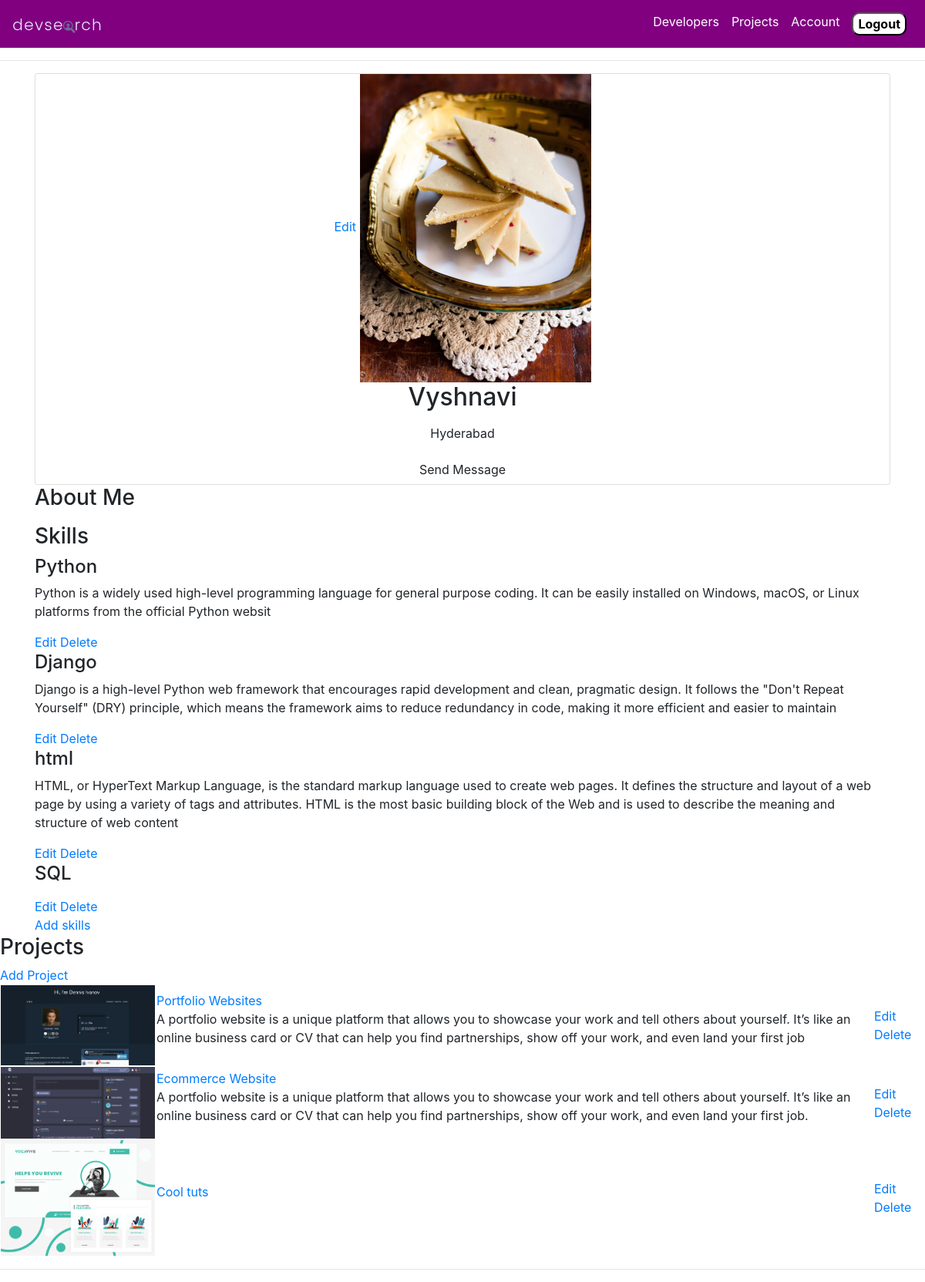
Before: /account/ (signed in) with the older database file.
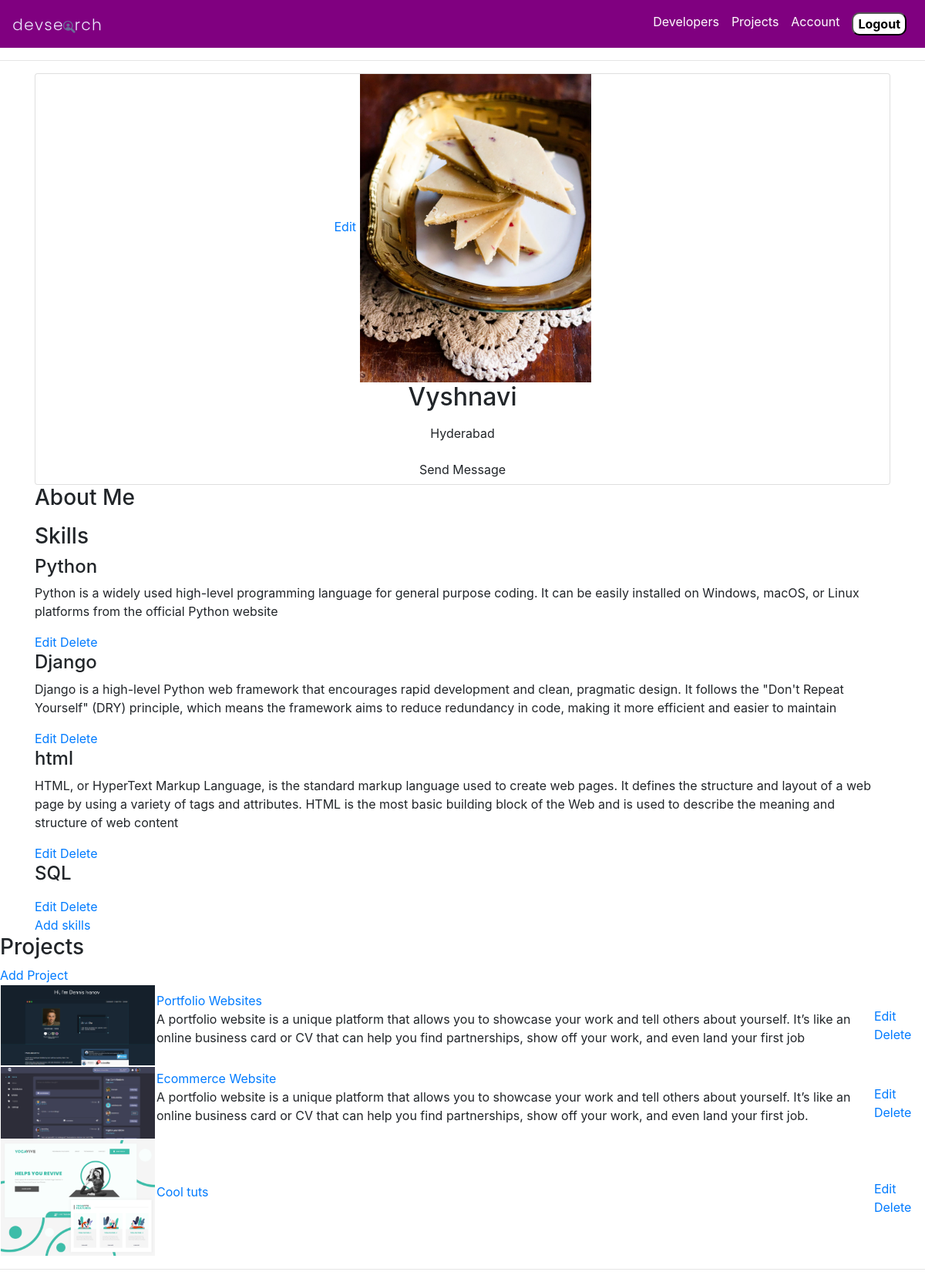
After: the same page with the newer database file.
### users/models.py (models this page shows, shortened)
class Skills(models.Model):
    owner=models.ForeignKey(Profile,on_delete=models.CASCADE,null=True,blank=True)
    name=models.CharField(max_length=50,null=True,blank=True)
    description=models.TextField(null=True,blank=True)
    created_date=models.DateTimeField(auto_now_add=True)
    id=models.UUIDField(default=uuid.uuid4,unique=True,primary_key=True,editable=False)

### users/views.py (the view)
# urls.py: path('account/',views.userAccount,name='userAccount'),
@login_required(login_url='loginUser')
def userAccount(request):
    profile=request.user.profile
    projects=profile.project_set.all()
    topSkills=profile.skills_set.all()
    context={'profile':profile,'topSkills':topSkills,'projects':projects}
    return(render(request,'account.html',context))

### users/templates/account.html (shortened to what this page needs)
{%extends 'navBar.html'%}
{%block start%}
  <main class="settingsPage profile my-md">
    <div class="container">
      <div class="layout">
        <div class="column column--1of3">
          <div class="card text-center">
            <div class="card__body dev">
              <a class="tag tag--pill tag--main settings__btn" href="{%url 'edit-account'%}"> Edit</a>
              <img class="avatar avatar--xl dev__avatar" src="{{profile.profile_image.url}}" style="width:300px" />
              <h2 class="dev__name">{{profile.username}}</h2>
              <p class="dev__location">{{profile.location}}</p>
              <a href="#" class="btn btn--sub btn--lg">Send Message </a>
            </div>
          </div>
        </div>
        <div class="column column--2of3">
          <div class="devInfo">
            <h3 class="devInfo__title">About Me</h3>
          </div>
          <div class="devInfo">
            <h3 class="devInfo__title">Skills</h3>
            <div class="devInfo__skills">
              <div class="devSkill">
                {%for skill in topSkills%}
                <h4 class="devSkill__title">{{skill.name}}</h4>
                <p class="devSkill__info">
                  {{skill.description}}
                </p>
                <td class="settings__tableActions">
                  <a class="tag tag--pill tag--main settings__btn" href="{%url 'update-skill' skill.id%}"> Edit</a>
                  <a class="tag tag--pill tag--main settings__btn" href="{%url 'delete-skill' skill.id%}">
                    Delete</a>
                </td>
              </div>
{%endfor%}
<a class="tag tag--pill tag--main settings__btn" href="{%url 'create-skill'%}"> Add skills</a>
            </div>
          </div>
          <div class="settings">
            <h3 class="settings__title">Projects</h3>
            <a class="tag tag--pill tag--sub settings__btn tag--lg" href="{%url 'createProject'%}"> Add Project</a>
          </div>
          <table class="settings__table">
            {%for project in projects%}
            <tr>
              <td class="settings__thumbnail">
                <a href="{%url 'project' project.id%}"><img src="{{project.featured_image.url}}" alt="Project Thumbnail" style="width: 200px;"/></a>
              </td>
              <td class="settings__tableInfo">
                <a href="{%url 'project' project.id%}">{{project.title}}</a>
                <p>
                 {{project.description}}
                </p>
              </td>
              <td class="settings__tableActions">
                <a class="tag tag--pill tag--main settings__btn" href="{%url 'updateProject' project.id%}"> Edit</a>
                <a class="tag tag--pill tag--main settings__btn" href="{%url 'deleteProject' project.id%}">
                  Delete</a>
              </td>
            </tr>
            {%endfor%}
          </table>
  </main>
{%endblock%}

Changed rows visible on the page:
changed Skills "Python": description "…from the official Python websit" → "…from the official Python website"
